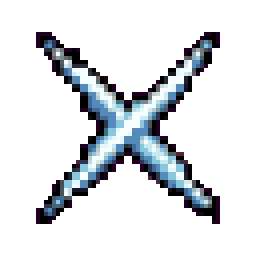
#> input picture asset/weapon/melee/dual_blade_cross.png, 64 x 64 px, given in place of spinning_talisman.png, which was not available (shown 4 times larger)
$ python build_combat_art_overview.py
#> lines starting #> are read from the running program, lines starting #| are printed output that depends on the picture
"""Build labeled nearest-neighbor overviews of the final combat art."""
from pathlib import Path

from PIL import Image, ImageDraw


ROOT = Path(__file__).resolve().parents[2]
TRAVEL = ("spinning_talisman", "arrow", "fireball", "throwing_knife", "spirit_bolt")
MELEE = ("wide_sword_arc", "dual_blade_cross", "heavy_overhead", "spear_thrust")


def main() -> None:
    panel = Image.new("RGBA", (640, 420), (45, 47, 54, 255))
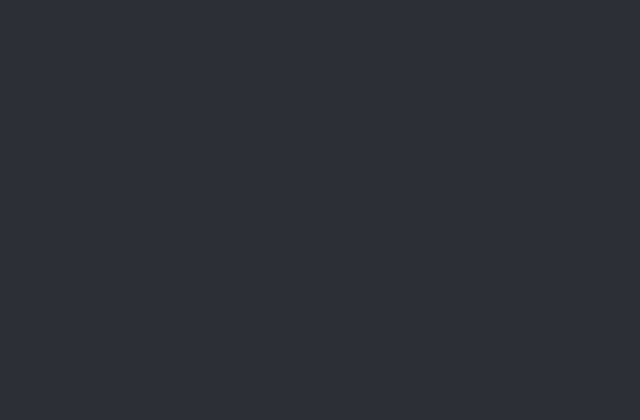
#> panel: PIL image 640x420 RGBA; mean R, G, B, A 45, 47, 54, 255
    draw = ImageDraw.Draw(panel)
    for index, name in enumerate(TRAVEL):
        with Image.open(ROOT / f"asset/weapon/travel/{name}.png").convert("RGBA") as sprite:
#> sprite is the input picture: PIL image 64x64 RGBA; mean R, G, B, A 20.6, 23.9, 27.6, 55.9
            sprite = sprite.resize((128, 128), Image.Resampling.NEAREST)
#> sprite: PIL image 128x128 RGBA
            panel.alpha_composite(sprite, (index * 128, 24))
            draw.text((index * 128 + 4, 4), name, fill=(255, 244, 219, 255))
#> pass 2 of the loop in main, `for index, name in enumerate(TRAVEL):`:
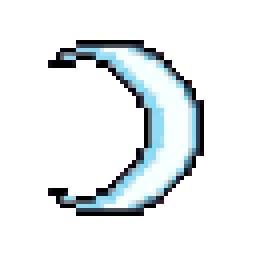
#> input picture asset/weapon/melee/wide_sword_arc.png, 64 x 64 px, given in place of arrow.png, which was not available (shown 4 times larger)
#> in main, sprite is the input picture: PIL image 64x64 RGBA; mean R, G, B, A 27.5, 31.8, 33.5, 50.4
#> sprite: PIL image 128x128 RGBA
#> in main, `panel.alpha_composite(sprite, (index * 128, 24))`:
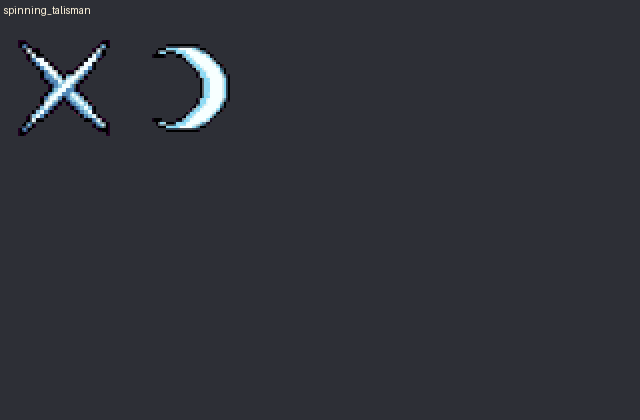
#> panel: PIL image 640x420 RGBA; mean R, G, B, A 46.9, 49.3, 56.5, 255
    for index, name in enumerate(MELEE):
        with Image.open(ROOT / f"asset/weapon/melee/{name}.png").convert("RGBA") as sprite:
            sprite = sprite.resize((192, 192), Image.Resampling.NEAREST)
            x = index * 160
            panel.alpha_composite(sprite, (x - 16, 190))
            draw.text((x + 4, 168), name, fill=(255, 244, 219, 255))
    output = ROOT / "asset/weapon/raw/combat_art_overview.png"
    panel.save(output)
    print(output.relative_to(ROOT))

    effects = Image.new("RGBA", (512, 164), (45, 47, 54, 255))
    draw = ImageDraw.Draw(effects)
    for row, name in enumerate(("fireball_impact", "spirit_bolt_impact")):
        draw.text((4, row * 82 + 2), name, fill=(255, 244, 219, 255))
        for frame in range(4):
            with Image.open(ROOT / f"asset/effect/{name}/{frame}.png").convert("RGBA") as sprite:
                effects.alpha_composite(sprite, (128 + frame * 64, row * 82 + 16))
    effect_output = ROOT / "asset/effect/raw/paired_impact_overview.png"
    effects.save(effect_output)
    print(effect_output.relative_to(ROOT))


if __name__ == "__main__":
#> (the run stopped early here; a loop or call above may not have finished)
